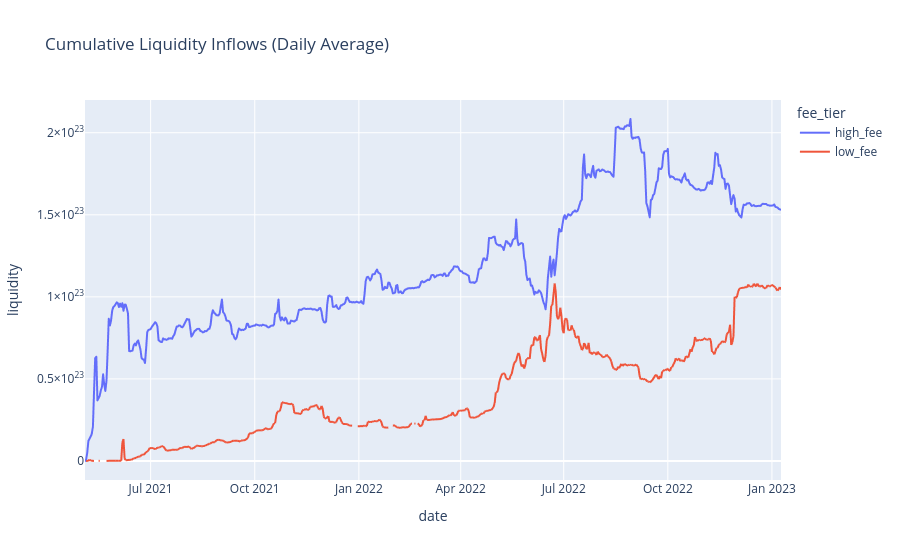

The cell this chart's notebook holds for it:
### Code cell
for df_ in [low_events,high_events]:
    df_['liquidity_valuation'] = np.where(df_.event != 'swap',
                                     df_.amount0 * df_.current_price + df_.amount1,
                                     0)
for _df in [low_events, high_events]:
    _df["liquidity"] = _df.loc[
        _df.event.isin(["mint", "burn"]), "liquidity_valuation"
    ].cumsum()

edf = pd.concat([low_events,high_events],axis=0)
edf["date"] = edf.evt_block_time.dt.date
edf.groupby(["fee_tier", "date"])[["liquidity"]].mean().clip(
    upper=10**30
).reset_index("fee_tier").plot(y="liquidity", color="fee_tier", title = 'Cumulative Liquidity Inflows (Daily Average)')

### Figure 1 — Plotly figure (JSON) as saved in the notebook; plotly's stock layout.template omitted (floating-point values rounded to 4 significant figures; data arrays with more than 128 entries replaced by an {"elided": "..."} marker saying what was removed)
{"data": [{"hovertemplate": "fee_tier=high_fee<br>date=%{x}<br>liquidity=%{y}<extra></extra>", "legendgroup": "high_fee", "line": {"color": "#636efa", "dash": "solid"}, "marker": {"symbol": "circle"}, "mode": "lines", "name": "high_fee", "showlegend": true, "type": "scattergl", "x": {"elided": "616 str values"}, "xaxis": "x", "y": {"elided": "616 float values"}, "yaxis": "y"}, {"hovertemplate": "fee_tier=low_fee<br>date=%{x}<br>liquidity=%{y}<extra></extra>", "legendgroup": "low_fee", "line": {"color": "#EF553B", "dash": "solid"}, "marker": {"symbol": "circle"}, "mode": "lines", "name": "low_fee", "showlegend": true, "type": "scattergl", "x": {"elided": "615 str values"}, "xaxis": "x", "y": {"elided": "615 float values"}, "yaxis": "y"}], "layout": {"legend": {"title": {"text": "fee_tier"}, "tracegroupgap": 0}, "title": {"text": "Cumulative Liquidity Inflows (Daily Average)"}, "xaxis": {"anchor": "y", "domain": [0, 1], "title": {"text": "date"}}, "yaxis": {"anchor": "x", "domain": [0, 1], "title": {"text": "liquidity"}}}}
